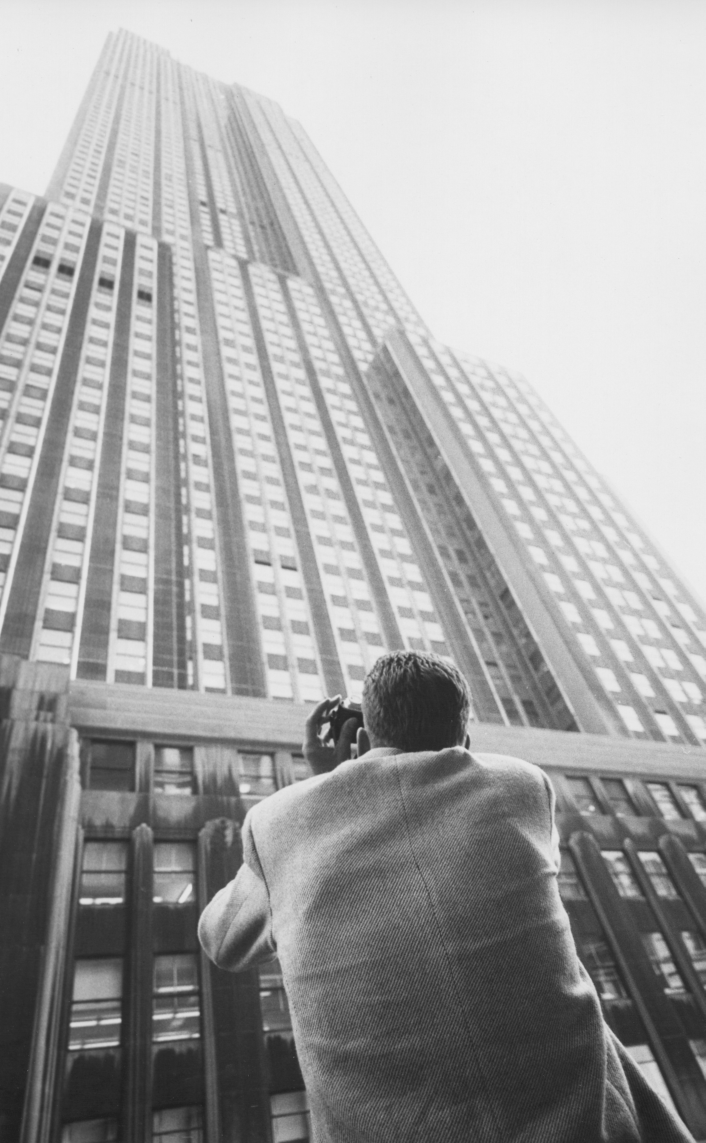
#> input picture library-of-congress-t5fqtwIn9HQ-unsplash.jpg, 4936 x 8000 px, found by its file name (shown at 1/7 size)
$ python Ch4_Ballan_List_4_3_2_1_histogram.py
#> lines starting #> are read from the running program, lines starting #| are printed output that depends on the picture; after the words box and inside, x2 and y2 are one past the last pixel; in counts of white or black regions, pixels touching at a corner belong together
import cv2
import numpy as np
import matplotlib.pyplot as plt

# Load the image
image = cv2.imread('/Users/meltemballan/Documents/Image_Processing/CH4_Ballan/library-of-congress-t5fqtwIn9HQ-unsplash.jpg', cv2.IMREAD_GRAYSCALE)
#> image is the input picture: shape (8000, 4936); min 27, max 245, mean 162.8

# Normalize the image
image = cv2.normalize(image, None, alpha=0, beta=255, norm_type=cv2.NORM_MINMAX)
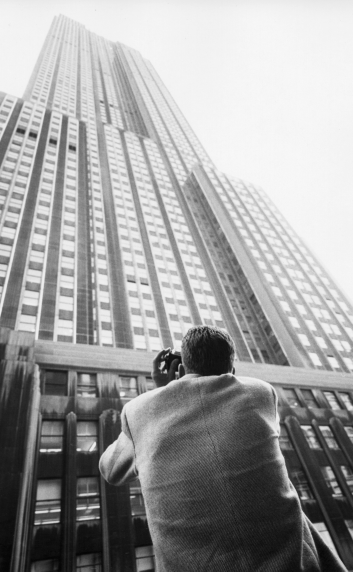
#> image: shape (8000, 4936) (shown at 1/14 size); min 0, max 255, mean 158.8

# Apply Gaussian blur
blurred = cv2.GaussianBlur(image, (5, 5), 0)

# Calculate the histogram
hist = cv2.calcHist([blurred], [0], None, [256], [0, 256])
#> hist = 256 values, max 1538610 at index 243, min 0 at index 0, mean 154250

# Apply simple global thresholding
_, thresholded = cv2.threshold(blurred, 127, 255, cv2.THRESH_BINARY)
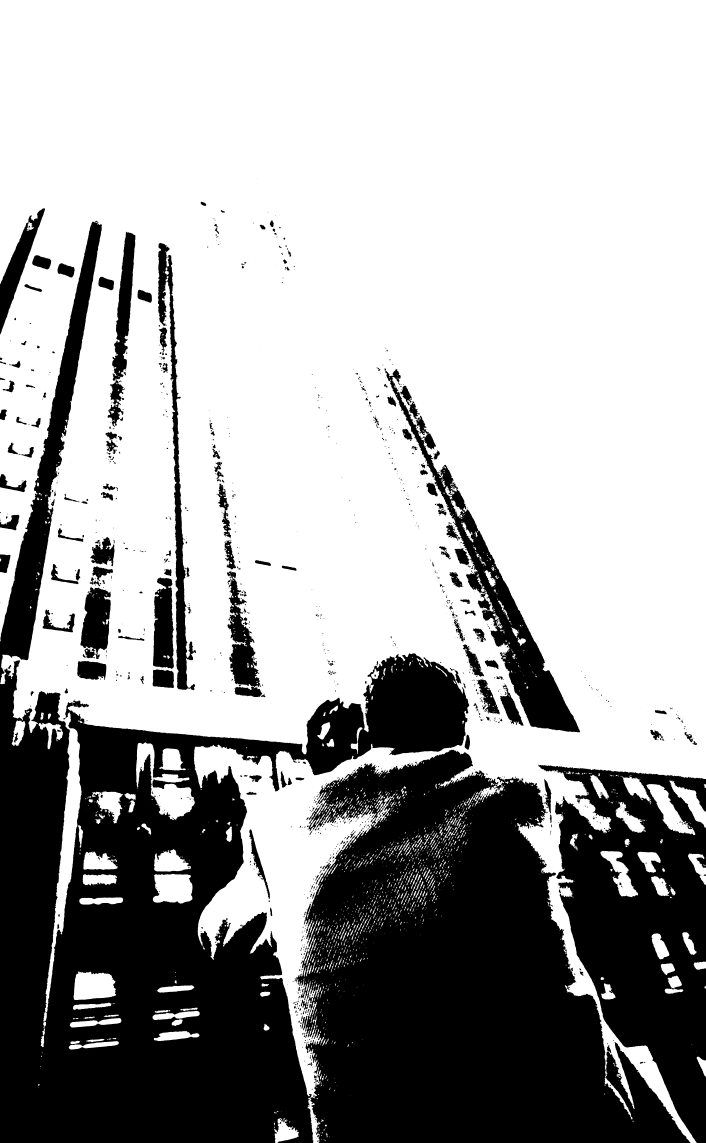
#> thresholded: shape (8000, 4936) (shown at 1/7 size); 65.6% white; 1419 black regions (609 under 20 px), largest, box (x1, y1, x2, y2) and area: (0, 4574, 4834, 8000) 10115965, (3766, 5354, 4936, 8000) 1618898, (0, 1552, 714, 4780) 425011

# Apply block-based adaptive thresholding
block_size = 11
C = 2
block_thresholded = cv2.adaptiveThreshold(blurred, 255, cv2.ADAPTIVE_THRESH_MEAN_C, cv2.THRESH_BINARY, block_size, C)
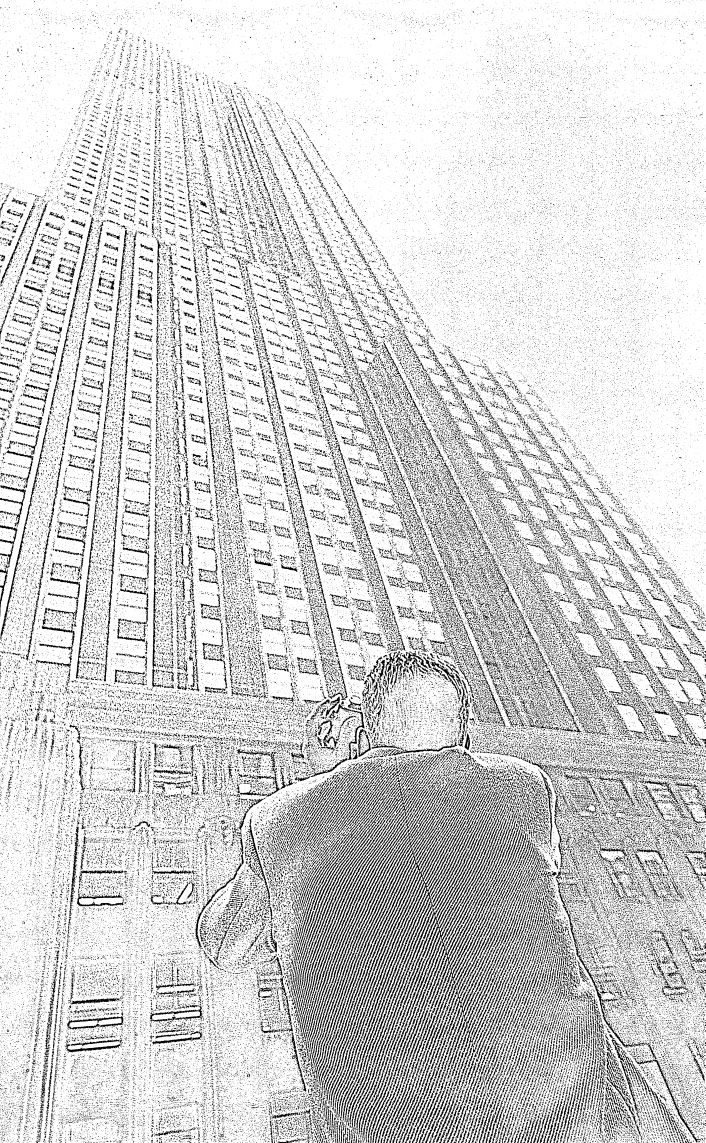
#> block_thresholded: shape (8000, 4936) (shown at 1/7 size); 82.5% white; 156709 black regions (106723 under 20 px), largest, box (x1, y1, x2, y2) and area: (2302, 5554, 3395, 7525) 169786, (2865, 5613, 3633, 7177) 92873, (3163, 6505, 3437, 7263) 21724

# Apply window-based adaptive thresholding (same as block-based in OpenCV)
window_thresholded = cv2.adaptiveThreshold(blurred, 255, cv2.ADAPTIVE_THRESH_GAUSSIAN_C, cv2.THRESH_BINARY, block_size, C)
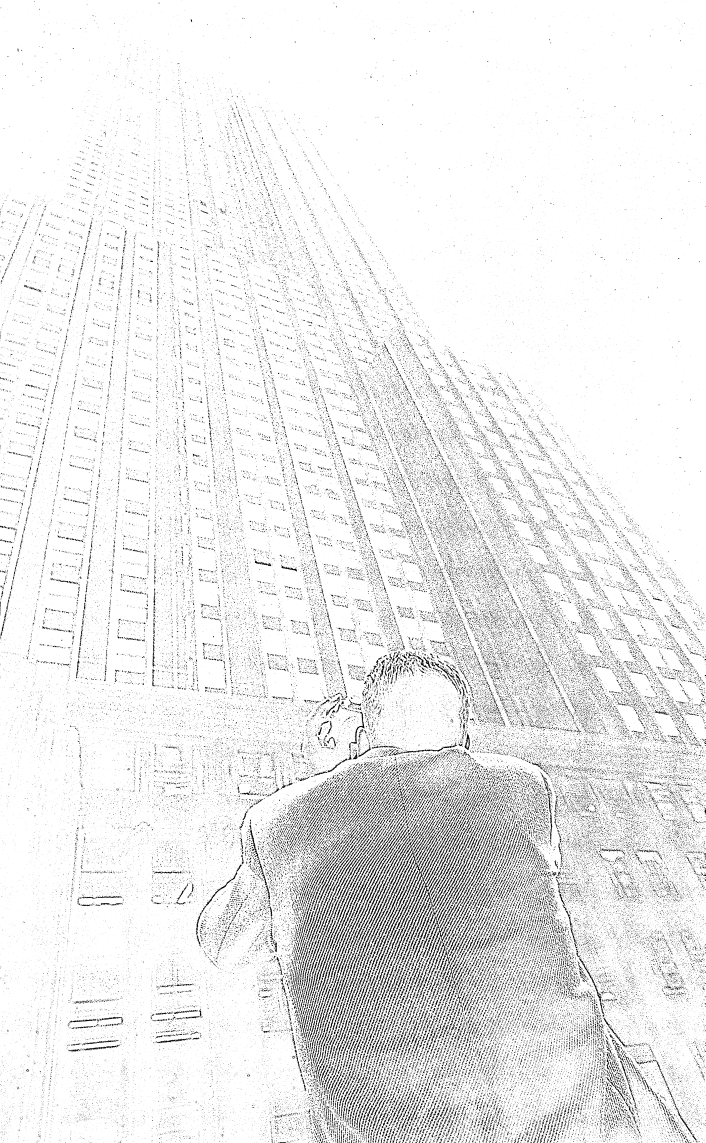
#> window_thresholded: shape (8000, 4936) (shown at 1/7 size); 92.3% white; 152639 black regions (122150 under 20 px), largest, box (x1, y1, x2, y2) and area: (2772, 5849, 3071, 6505) 17302, (2825, 6015, 3159, 6537) 16709, (3000, 6346, 3143, 6763) 11551

# Display the original image and histograms
plt.figure(figsize=(20, 10))

plt.subplot(2, 4, 1)
plt.imshow(image, cmap='gray')
plt.title('Original Image')


plt.subplot(2, 4, 2)
plt.imshow(thresholded, cmap='gray')
plt.title('Simple Global\nThresholding')


plt.subplot(2, 4, 3)
plt.imshow(block_thresholded, cmap='gray')
plt.title('Block-Based\nAdaptive Thresholding')


plt.subplot(2, 4, 4)
plt.imshow(window_thresholded, cmap='gray')
plt.title('Window-Based\nAdaptive Thresholding')


# Calculate the histogram of the original image
hist_original = cv2.calcHist([image], [0], None, [256], [0, 256])
#> hist_original = 256 values, max 1966522 at index 244, min 0 at index 3, mean 154250
# Calculate the histograms for all thresholded images
hist_thresholded = cv2.calcHist([thresholded], [0], None, [256], [0, 256])
#> hist_thresholded = 256 values, max 25914602 at index 255, min 0 at index 1, mean 154250
hist_block_thresholded = cv2.calcHist([block_thresholded], [0], None, [256], [0, 256])
#> hist_block_thresholded = 256 values, max 32574084 at index 255, min 0 at index 1, mean 154250
hist_window_thresholded = cv2.calcHist([window_thresholded], [0], None, [256], [0, 256])
#> hist_window_thresholded = 256 values, max 36445964 at index 255, min 0 at index 1, mean 154250

plt.subplot(2, 4, 5)
plt.plot(hist_original)
plt.xlabel('Histogram of Original Image')
plt.axvline(x=127, color='r', linestyle='dashed', linewidth=2)

# Add annotations

max_value_original = np.argmax(hist_original)
#> max_value_original = 244
plt.annotate('Dominant Intensity Values', xy=(max_value_original, hist_original[max_value_original]), xytext=(max_value_original-300, hist_original[max_value_original]-1500),
             arrowprops=dict(facecolor='black', shrink=0.05), bbox=dict(boxstyle="round,pad=0.3", fc="white", ec="black", lw=1), zorder=10)

# Add annotations for brightness distribution and contrast
plt.annotate('Brightness Distribution', xy=(200, hist_original[200]), xytext=(200-300, hist_original[200]-1000),
             arrowprops=dict(facecolor='red', shrink=0.05), bbox=dict(boxstyle="round,pad=0.3", fc="white", ec="black", lw=1))

plt.annotate('Contrast', xy=(100, hist_original[100]), xytext=(100+100, hist_original[100]+500),
             arrowprops=dict(facecolor='blue', shrink=0.05), bbox=dict(boxstyle="round,pad=0.3", fc="white", ec="black", lw=1))
# Plot the histograms
plt.subplot(2, 4, 6)
plt.bar([0, 255], hist_thresholded[[0, 255]].ravel())
plt.xlabel('Histogram of\nSimple Global Thresholding')

plt.subplot(2, 4, 7)
plt.bar([0, 255], hist_block_thresholded[[0, 255]].ravel())
plt.xlabel('Histogram of\nBlock-Based Adaptive Thresholding')

plt.subplot(2, 4, 8)
plt.bar([0, 255], hist_window_thresholded[[0, 255]].ravel())
plt.xlabel('Histogram of\nWindow-Based Adaptive Thresholding')

plt.show()
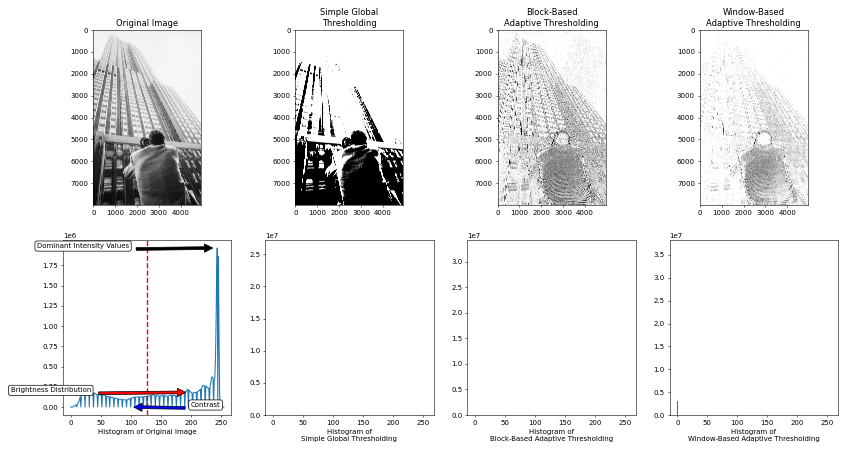
#> figure drawn by matplotlib, 8 panels; panel 5: curve peaks at x = 244, y = 1966522
